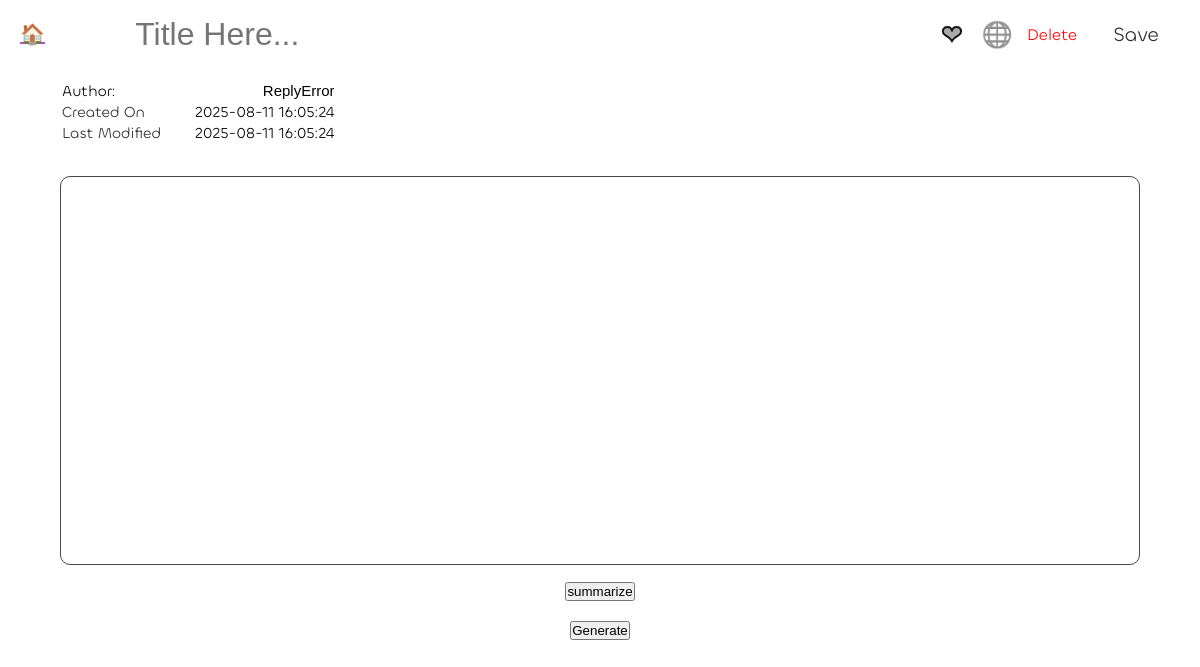
The page /ReplyError/1 (signed in) on the database as committed earlier.
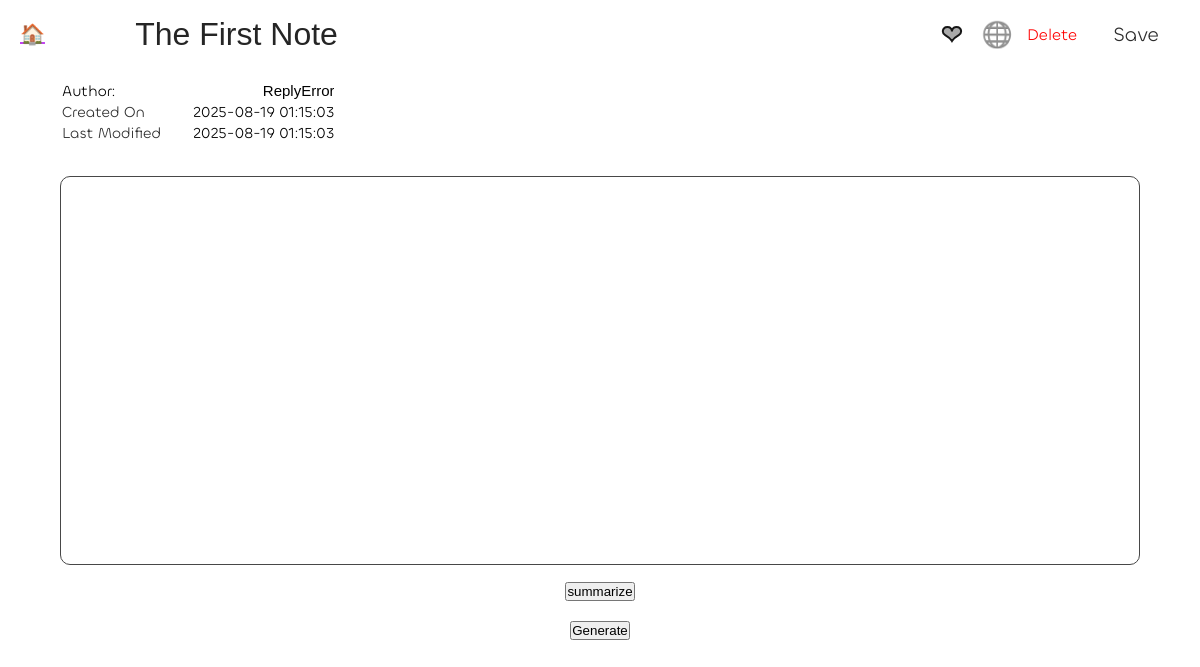
The same page on the database as committed later.
### tables this page shows
CREATE TABLE notes(
    noteid integer  ,
    username char(200),
    title varchar(255),
    content text,
    created_on datetime default current_timestamp,
    modified_on datetime default current_timestamp,
    star boolean default false,
    public boolean default false,
    foreign key (username) references user(username),
    primary key (noteid,username)
);

### main.py (the view)
@app.get("/<string:uname>/<int:note_id>")
def note(note_id,uname):
    username=session.get('username',None)
    public_access = uname != username
    if uname == username or handler.get_public(note_id,uname) is not None:
        note = handler.get_note(note_id,uname)
    else:
        note = None
    if not note:
        flash("Note not found!")
        return redirect(url_for('index'))
    if public_access:
        flash(f"Viewing the note by '{uname}'.")
    return render_template("/note.html", note=note, public_access=public_access )

### handlers/handler.py (called while the page is built)
def get_note(noteid, username):
    conn=sqlite3.connect('noteify.db')
    cur=conn.cursor()
    res=cur.execute("""
    select * from notes where username=? and noteid=?
    """,(username,noteid,))
    arr = res.fetchone()
    conn.close()
    return arr

### main.py (called while the page is built)
@app.before_request
def before_request():
    if request.endpoint not in [
        'login', 'signup', 'index', 'serve_static', 'logout',
        'login_post', 'signup_post', 'static'
    ]:
        if 'username' not in session:
            return redirect(url_for('login'))

### templates/note.html (shortened to what this page needs)
<!doctype html>
<html>
<head>
    <link rel="stylesheet" href=" {{ url_for( 'static', filename='main.css' ) }} ">
    <link rel="stylesheet" href=" {{ url_for( 'static', filename='note.css' ) }} ">
    <link rel="stylesheet" href="https://esm.sh/prosemirror-view/style/prosemirror.css">
</head>
<body>
    <div class="top_bar">
        <div class="top_container">
            <div class="left_icon">
                <a href="/">🏠</a>
            </div>
            <div class="title_holder">
                <input type="text" id="note_title" value="{{ note[2] }}" placeholder="Title Here..." maxlength="200" {{ readonly if public_access }} required />
            </div>
            {% if not session.get('username') %}
            <div class="right_icons">
                <a href="/login">Login</a>
                <a href="/signup">Signup</a>
            </div>
            {% else %}
                <div class="right_icons">
                    {% if not public_access %}
                        <div id="delete">Delete</div>
                        <div id="save">Save</div>
                    {% else %}
                        <div id="save">Clone</div>
                    {% endif %}
                </div>
            {% endif %}
        </div>
    </div>
    <div class="page">
        <div class="desc">
            <table>
                <tr>
                    <td>
                        <p>Author:</p>
                    </td>
                    <td>
                        <input type="text" id="username" value="{{ note[1] }}" readonly />
                    </td>
                </tr>
                <tr>
                    <td>
                        Created On
                    </td>
                    <td>
                        <p>{{ note[4] }}</p>
                    </td>
                </tr>
                <tr>
                    <td>
                        Last Modified
                    </td>
                    <td>
                        <p>{{ note[5] }}</p>
                    </td>
                </tr>
            </table>
        </div>
        </div>
        <div class="content_holder">
        </div>
        <div>
            <button id="summarize">summarize</button>
        </div>
        <div>
            <button id="generate">Generate</button>
        </div>
</body>
</html>

### static/main.css (style rules this page uses)
:root { --yellow: #FFC857; --white: #a6a6a6; --pink: #dab5ff; --violet: #2c1c32; --black: #120f15; }
* { padding: 0; margin: 0; box-sizing: border-box; }
body { display: flex; align-items: center; gap: 10px; width: 100%; min-height: 100vh; flex-direction: column; font-family: "Chillax", consolas; font-size: 20px; background: #ffffff; color: #2d2d2d; }
.top_container { display: flex; align-items: center; justify-content: space-between; width: 100%; position: sticky; top: 0; }
.right_icons { display: flex; align-items: center; justify-content: center; gap: 15px; }
.top_bar { width: 100%; padding: 5px 20px; }
a { color: #c143f0; }
#delete { display: flex; align-items: center; justify-content: center; font-size: 16px; color: #f00; cursor: pointer; }

### static/note.css (style rules this page uses)
.page { display: flex; width: 90%; align-items: flex-start; justify-content: center; flex-direction: column; border-radius: 20px; gap: 10px; position: relative; z-index: 1; transition: .2s ease; }
input#note_title { font-size: 32px; color: #252525; background: none; outline: none; border: none; padding: 10px 10%; width: 100%; text-align: left; border: 1px solid #fff0; transition: .2s ease-out; }
.title_holder { width: 100%; }
.desc { position: relative; display: flex; align-items: flex-start; justify-content: space-between; flex-direction: column; flex-wrap: wrap; font-size: 15px; border-radius: 20px; }
.content_holder { min-height: 1em; min-width: 90%; flex-grow: 0.7; border: 1px solid #474747; margin-top: 20px; font-size: 20px; line-height: normal; padding: 10px 20px; border-radius: 10px; transition: .2s ease-out; }
div#save { border: 1px solid #fff9; padding: 2px 20px; border-radius: 50px; cursor: pointer; }
input#username { text-align: right; border: none; width: min-content; font-weight: 400; font-size: 15px; }
p { color: #000; }
tr { display: flex; align-items: center; justify-content: space-between; gap: 20px; }

Rows that differ between the two databases and show on the page:
no longer on this page (row edited): notes: username "ReplyError", created_on "2025-08-11 16:05:24", modified_on "2025-08-11 16:05:24"
now on this page (row edited): notes: title "The First Note", username "ReplyError", created_on "2025-08-19 01:15:03", modified_on "2025-08-19 01:15:03"
